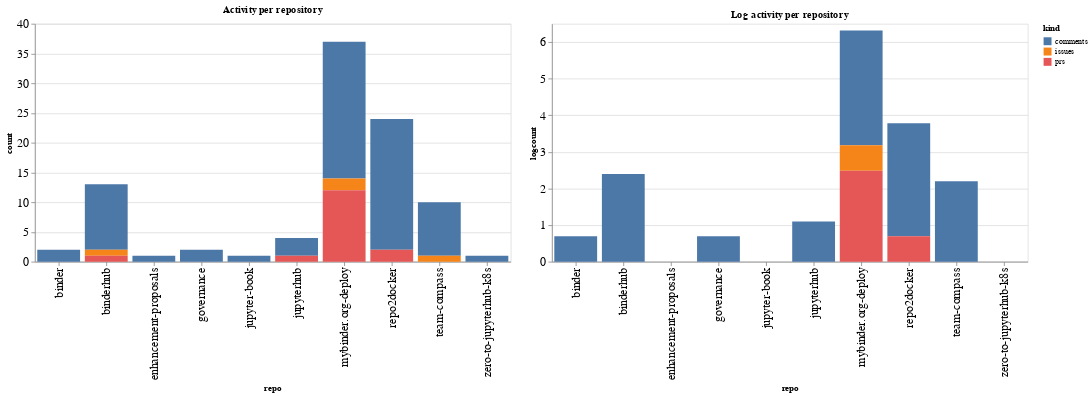

Notebook source saved alongside this figure:
### Code cell
ch1 = alt.Chart(repo_summaries, width=600, title="Activity per repository").mark_bar().encode(
    x='repo',
    y='count',
    color='kind',
    tooltip="kind"
)

ch2 = alt.Chart(repo_summaries, width=600, title="Log activity per repository").mark_bar().encode(
    x='repo',
    y='logcount',
    color='kind',
    tooltip="kind"
)

ch1 | ch2

### Figure 1 — Vega-Lite specification as saved in the notebook (floating-point values rounded to 4 significant figures)
{"config": {"axisLeft": {"labelFontSize": 15}, "axisBottom": {"labelFontSize": 15}}, "hconcat": [{"mark": "bar", "encoding": {"color": {"type": "nominal", "field": "kind"}, "tooltip": {"type": "nominal", "field": "kind"}, "x": {"type": "nominal", "field": "repo"}, "y": {"type": "quantitative", "field": "count"}}, "title": "Activity per repository", "width": 600}, {"mark": "bar", "encoding": {"color": {"type": "nominal", "field": "kind"}, "tooltip": {"type": "nominal", "field": "kind"}, "x": {"type": "nominal", "field": "repo"}, "y": {"type": "quantitative", "field": "logcount"}}, "title": "Log activity per repository", "width": 600}], "data": {"name": "data-73e2902196e655f700d939582a3b1849"}, "$schema": "https://vega.github.io/schema/vega-lite/v4.8.1.json", "datasets": {"data-73e2902196e655f700d939582a3b1849": [{"repo": "binder", "kind": "comments", "count": 2, "logcount": 0.6931}, {"repo": "binderhub", "kind": "comments", "count": 11, "logcount": 2.398}, {"repo": "binderhub", "kind": "issues", "count": 1, "logcount": 0.0}, {"repo": "binderhub", "kind": "prs", "count": 1, "logcount": 0.0}, {"repo": "enhancement-proposals", "kind": "comments", "count": 1, "logcount": 0.0}, {"repo": "governance", "kind": "comments", "count": 2, "logcount": 0.6931}, {"repo": "jupyter-book", "kind": "comments", "count": 1, "logcount": 0.0}, {"repo": "jupyterhub", "kind": "comments", "count": 3, "logcount": 1.099}, {"repo": "jupyterhub", "kind": "prs", "count": 1, "logcount": 0.0}, {"repo": "mybinder.org-deploy", "kind": "comments", "count": 23, "logcount": 3.135}, {"repo": "mybinder.org-deploy", "kind": "issues", "count": 2, "logcount": 0.6931}, {"repo": "mybinder.org-deploy", "kind": "prs", "count": 12, "logcount": 2.485}, {"repo": "repo2docker", "kind": "comments", "count": 22, "logcount": 3.091}, {"repo": "repo2docker", "kind": "prs", "count": 2, "logcount": 0.6931}, {"repo": "team-compass", "kind": "comments", "count": 9, "logcount": 2.197}, {"repo": "team-compass", "kind": "issues", "count": 1, "logcount": 0.0}, {"repo": "zero-to-jupyterhub-k8s", "kind": "comments", "count": 1, "logcount": 0.0}]}}
